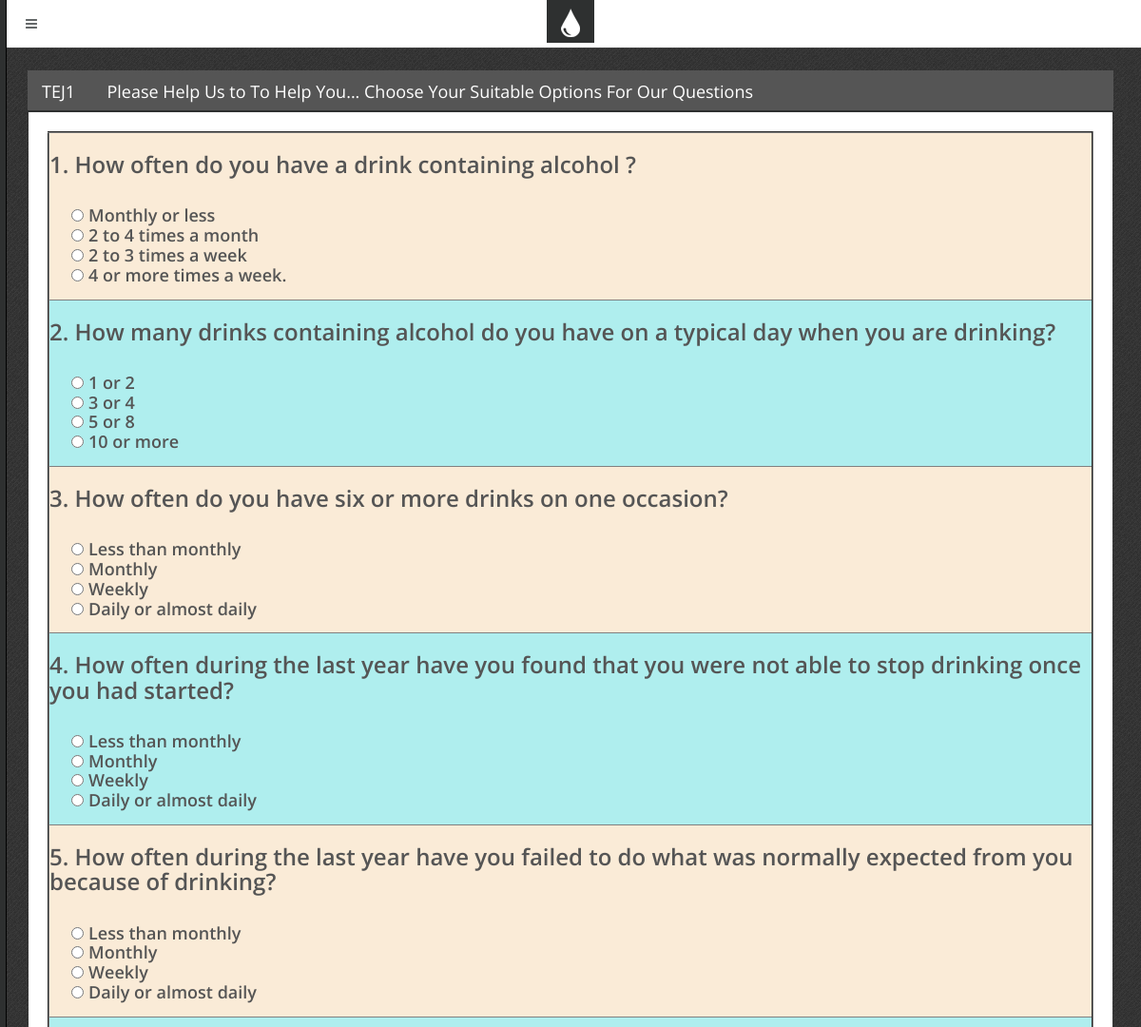
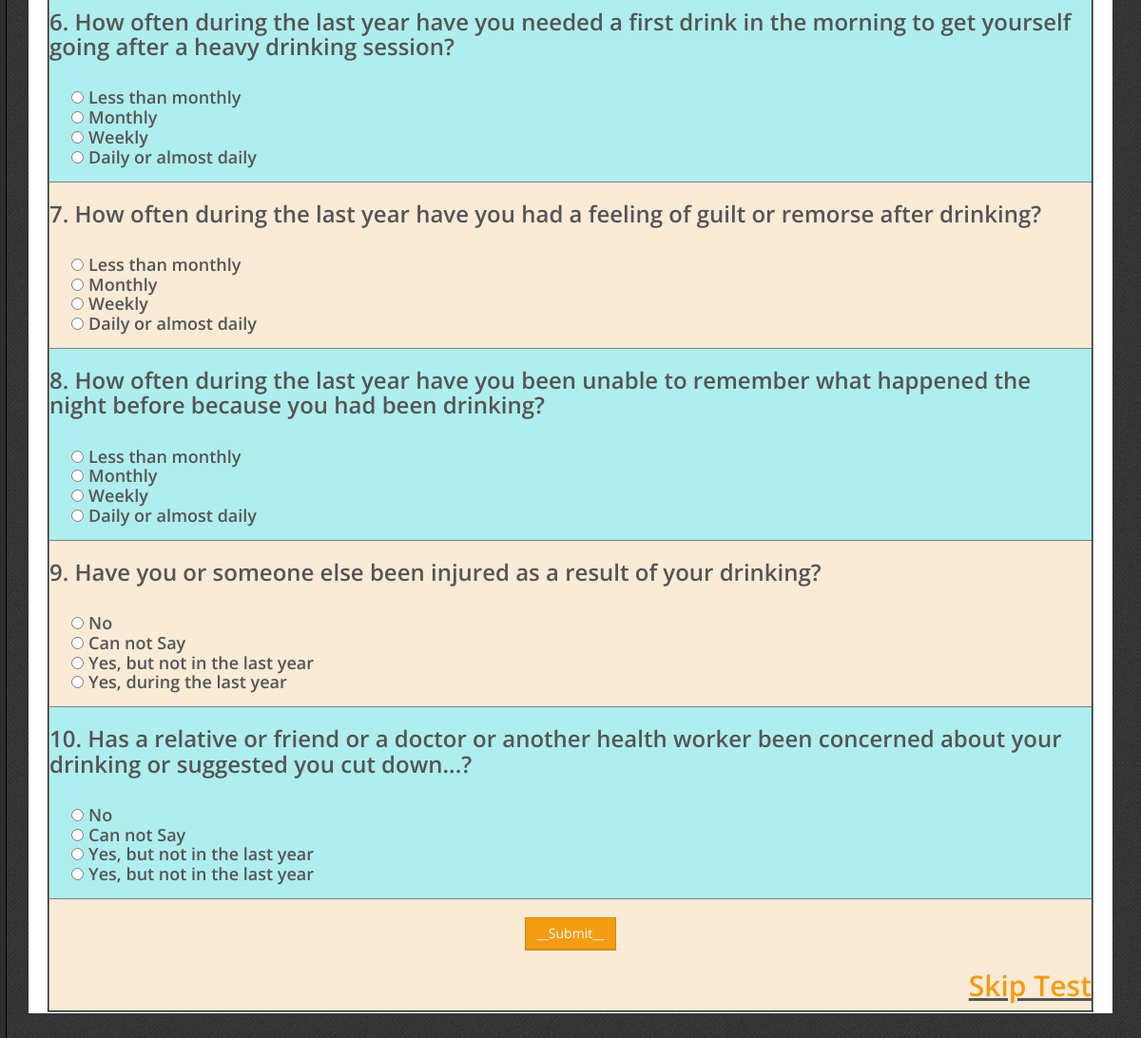
/itstressmanagement/questions.php?tbl_name=questions (signed in), run on the app's committed database (2 pictures, top to bottom).
### tables this page shows
CREATE TABLE `questions` (
  `id` int(11) NOT NULL,
  `qid` int(11) NOT NULL,
  `question` varchar(256) NOT NULL,
  `option1` varchar(256) NOT NULL,
  `option2` varchar(256) NOT NULL,
  `option3` varchar(256) NOT NULL,
  `option4` varchar(256) NOT NULL
);

### itstressmanagement/questions.php (the view, shortened to what this page needs)
<?php include 'inc/top.php';
$tbl_name=$_REQUEST['tbl_name'];
 ?>
    <div class="block">
        <div class="block-title">
            <h2 style="text-transform: uppercase;">
                <?php echo"".$_SESSION['user']; ?></h2>
            <h2>Please Help Us to To Help You...
               Choose Your Suitable Options For Our Questions
               &nbsp;&nbsp;&nbsp;&nbsp;
            </h2>
        </div>
        <table border="2">
        <form action="#" method="post" class="form-horizontal form-bordered" >
            <?php
            include "db.php";
                    $result = mysqli_query($con,"SELECT * FROM `$tbl_name` ");
                    $cls=0;
                    $ci="";
                    while($test = mysqli_fetch_array($result))
                    {
                        $cls=$cls+1;
                        if($cls%2==0)
                        {
                         $ci="#AFEEEE";
                        }
                        else{
                             $ci="#FAEBD7";
                        }
                        ?>
                        <tr style="background-color: <?php echo $ci ?>;">
                            <td>
                        <div class="form-group">
                            <div >
                            <h3 ><strong>
                                <?php
                                echo $test['qid'].". ".$test['question'];
                                ?>
                            </h3>
                            <h4>
                                <br>
                                <strong>&nbsp;&nbsp;&nbsp;&nbsp;
                            <input type="radio" name="que<?php echo $test['qid'] ?>" value="1"> <?php echo"".$test['option1']?>
                            <br>
                            <input type="radio" name="que<?php echo $test['qid'] ?>" value="2">
                             <?php echo"".$test['option2']?>
                            <br>
                            <input type="radio" name="que<?php echo $test['qid'] ?>" value="3" required>
                             <?php echo"".$test['option3']?>
                            <br>
                            <input type="radio" name="que<?php echo $test['qid'] ?>" value="4" required>
                            <?php echo"".$test['option4']?>
                       </h4>
                            </div>
                         </div>
                         </td>
                         </tr>
                        <?php
                    }
            ?>
            <tr style="background-color:#FAEBD7 ">
            <td>
            <div class="form-group">
                <div align="center">
                    <br><strong>
                    <input type="Submit"  name="submit" value="__Submit__" class="btn btn-primary" required>
                </div>
            </div>
            <u><a href="score.php" align="right"> <h2 ><strong>Skip Test </h2></a></u>
        </form>
        </table>
    </div>
<?php include 'inc/bottom.php';  ?>

### itstressmanagement/css/main.css (style rules this page uses)
body { font-family: "Open Sans", "Helvetica Neue", Helvetica, Arial, sans-serif; color: #555555; font-size: 13px; background: #454545 url('../img/template/bg.png') top left repeat; }
.block { margin: 0 0 20px; padding: 20px 20px 1px 20px; background-color: #ffffff; }
.block-title { color: #646869; margin: -21px -21px 20px; background-color: #555555; border-bottom: 2px solid #2e3030; color: #ffffff; }
.block-title h1, .block-title h2, .block-title h3, .block-title h4, .block-title h5, .block-title h6 { display: inline-block; font-size: 18px; line-height: 18px; line-height: 1.4; margin: 0; padding: 10px 16px 7px; font-weight: normal; }
.block-title h1, .block-title h2, .block-title h3 { padding-left: 15px; padding-right: 15px; }
h1, h2, h3, h4, h5, h6, .h1, .h2, .h3, .h4, .h5, .h6 { font-family: "Open Sans", "Helvetica Neue", Helvetica, Arial, sans-serif; font-weight: 300; }
strong { font-weight: 600; }
.text-primary, .text-primary:hover, a, a:hover, a:focus { color: #f39c12; }
.form-horizontal.form-bordered { margin: -20px -20px -1px; }
.btn { margin: 1px 0; border-radius: 0 !important; }
.btn-primary, .btn-primary:hover, .btn-primary:focus, .btn-primary:active, .btn-primary.active, .open .dropdown-toggle.btn-primary, .btn-primary.disabled, .btn-primary[disabled], fieldset[disabled] .btn-primary, .btn-primary.disabled:hover, .btn-primary[disabled]:hover, fieldset[disabled] .btn-primary:hover, .btn-primary.disabled:focus, .btn-primary[disabled]:focus, fieldset[disabled] .btn-primary:focus, .btn-primary.disabled:active, .btn-primary[disabled]:active, fieldset[disabled] .btn-primary:active, .btn-primary.disabled.active, .btn-primary[disabled].active, fieldset[disabled] .btn-primary.active { background-color: #f39c12; border-color: #d98600; -webkit-box-shadow: 0 1px 0 #d98600; box-shadow: 0 1px 0 #d98600; }

### data on the page
questions: qid "1", question "How often do you have a drink containing alcohol ?", option1 "Monthly or less", option2 "2 to 4 times a month", option3 "2 to 3 times a week", option4 "4 or more times a week."
questions: qid "2", question "How many drinks containing alcohol do you have on a typical day when you are drinking?", option1 "1 or 2", option2 "3 or 4", option3 "5 or 8", option4 "10 or more"
questions: qid "3", question "How often do you have six or more drinks on one occasion?", option1 "Less than monthly", option2 "Monthly", option3 "Weekly", option4 "Daily or almost daily"
questions: qid "4", question "How often during the last year have you found that you were not able to stop drinking once you had started?", option1 "Less than monthly", option2 "Monthly", option3 "Weekly", option4 "Daily or almost daily"
questions: qid "5", question "How often during the last year have you failed to do what was normally expected from you because of drinking?", option1 "Less than monthly", option2 "Monthly", option3 "Weekly", option4 "Daily or almost daily"
questions: qid "6", question "How often during the last year have you needed a first drink in the morning to get yourself going after a heavy drinking session?", option1 "Less than monthly", option2 "Monthly", option3 "Weekly", option4 "Daily or almost daily"
questions: qid "7", question "How often during the last year have you had a feeling of guilt or remorse after drinking?", option1 "Less than monthly", option2 "Monthly", option3 "Weekly", option4 "Daily or almost daily"
questions: qid "8", question "How often during the last year have you been unable to remember what happened the night before because you had been drinking?", option1 "Less than monthly", option2 "Monthly", option3 "Weekly", option4 "Daily or almost daily"
questions: qid "9", question "Have you or someone else been injured as a result of your drinking?", option1 "No", option2 "Can not Say", option3 "Yes, but not in the last year", option4 "Yes, during the last year"
questions: qid "10", question "Has a relative or friend or a doctor or another health worker been concerned about your drinking or suggested you cut down...?", option1 "No", option2 "Can not Say", option3 "Yes, but not in the last year", option4 "Yes, but not in the last year"

### other printed values
$_SESSION['user'] "TEJ1"
